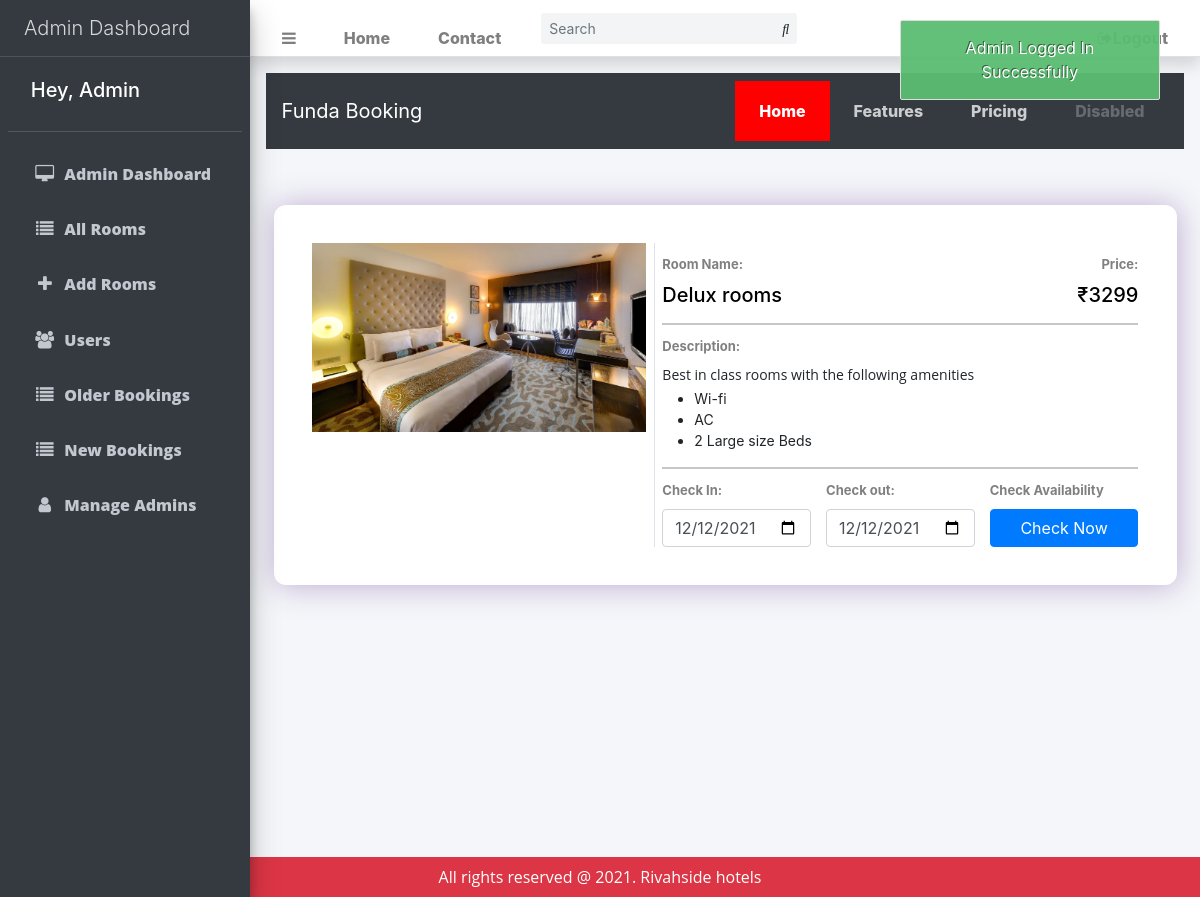
Screenshot of /view.php?room=1 (signed in) with the database file from the repository.
### tables this page shows
CREATE TABLE `rooms` (
  `id` bigint(20) NOT NULL,
  `room_name` varchar(191) NOT NULL,
  `no_of_beds` tinyint(4) NOT NULL,
  `room_qty` int(11) NOT NULL,
  `description` varchar(500) NOT NULL,
  `price` varchar(191) NOT NULL,
  `room_image` varchar(191) DEFAULT NULL,
  `status` tinyint(4) NOT NULL DEFAULT 0,
  `created_at` timestamp NOT NULL DEFAULT current_timestamp()
);

### view.php (the view, shortened to what this page needs)
<?php include('includes/header.php'); ?>
<?php include('includes/navbar.php'); ?>
<section class="section">
    <div class="container">
        <div class="row">
            <div class="col-md-12">
                    <?php
                        if(isset($_GET['room']))
                        {
                            $roomid = $_GET['room'];
                            $room_query = " SELECT * FROM rooms WHERE id='$roomid' LIMIT 1";
                            $room_query_run = mysqli_query($con, $room_query);
                            if(mysqli_num_rows($room_query_run) > 0)
                            {
                                foreach($room_query_run as $room)
                                {
                                    ?>
                                        <div class="card-box mt-2">
                                            <div class="card-body">
                                                <div class="row">
                                                    <div class="col-md-5 border-end">
                                                        <div class="">
                                                            <img src="uploads/<?= $room['room_image']; ?>" class="w-100" alt="<?= $room['room_name'] ?>">
                                                        </div>
                                                    </div>
                                                    <div class="col-md-7">
                                                        <div class="mt-2">
                                                            <form action="confirm.php" method="GET">
                                                                <div class="row">
                                                                    <div class="col-md-8 col-9">
                                                                        <label class="card-label">Room Name:</label>
                                                                        <h4 class="card-name"><?= $room['room_name']; ?></h4>
                                                                    </div>
                                                                    <div class="col-md-4 col-3 text-end">
                                                                        <label class="card-label">Price:</label>
                                                                        <h4 class="card-name"> ₹<?= $room['price']; ?></h4>
                                                                    </div>
                                                                    <div class="col-md-12">
                                                                        <hr class="my-2">
                                                                        <label class="card-label">Description:</label>
                                                                        <div class="card-description">
                                                                            <?= $room['description']; ?>
                                                                        </div>
                                                                        <hr class="my-2">
                                                                    </div>
                                                                </div>
                                                                <div class="row">
                                                                    <div class="col-md-4">
                                                                        <label class="card-label">Check In:</label>
                                                                        <input type="date" id="checkin" value="<?= isset($_GET['checkin']) ? $_GET['checkin'] : ''; ?>" required class="checkinclass form-control" name="checkin">
                                                                    </div>
                                                                    <div class="col-md-4">
                                                                        <label class="card-label">Check out:</label>
                                                                        <input type="date" id="checkout" value="<?= isset($_GET['checkout']) ? $_GET['checkout'] : ''; ?>" required class="checkoutclass form-control" name="checkout">
                                                                    </div>
                                                                    <div class="col-md-4">
                                                                        <label class="card-label">Check Availability</label>
                                                                        <button type="submit" class="btn btn-primary w-100">Check Now</button>
                                                                    </div>
                                                                </div>
                                                            </form>
                                                        </div>
                                                    </div>
                                                </div>
                                            </div>
                                        </div>
                                    <?php
                                }
                            }
                        }
                        else
                        {
                            header("Location: index.php");
                        }
                    ?>
            </div>
        </div>
    </div>
</section>
<?php include('includes/footer.php'); ?>

### assets/css/custom.css (style rules this page uses)
body { font-family: 'Open Sans', sans-serif; }
p { font-family: 'Open Sans', sans-serif; }
.section { padding-top: 48px; padding-bottom: 48px; }
.card-box { margin-top: 38px; margin-bottom: 20px; padding: 18px; border-radius: 12px; box-shadow: 1px 1px 30px 0px rgb(102 45 145 / 37%); transition: background 0.3s, border 0.3s, border-radius 0.3s, box-shadow 0.3s; background-color: #fff; transition: 0.5s ease; }
.card-label { font-size: 13px; color: gray; }
.card-name { font-size: 20px; color: #000; }
.card-description { font-size: 14px; margin-bottom: 3px; }
.card-description p { font-size: 14px; margin-bottom: 3px; }

### rows the page displays
rooms: room_image (picture), room_name "Delux rooms", price "3299", description "Best in class rooms with the following amenities Wi-fi AC 2 Large size Beds"

### other values shown
$_SESSION['admin']['name'] "Admin"
